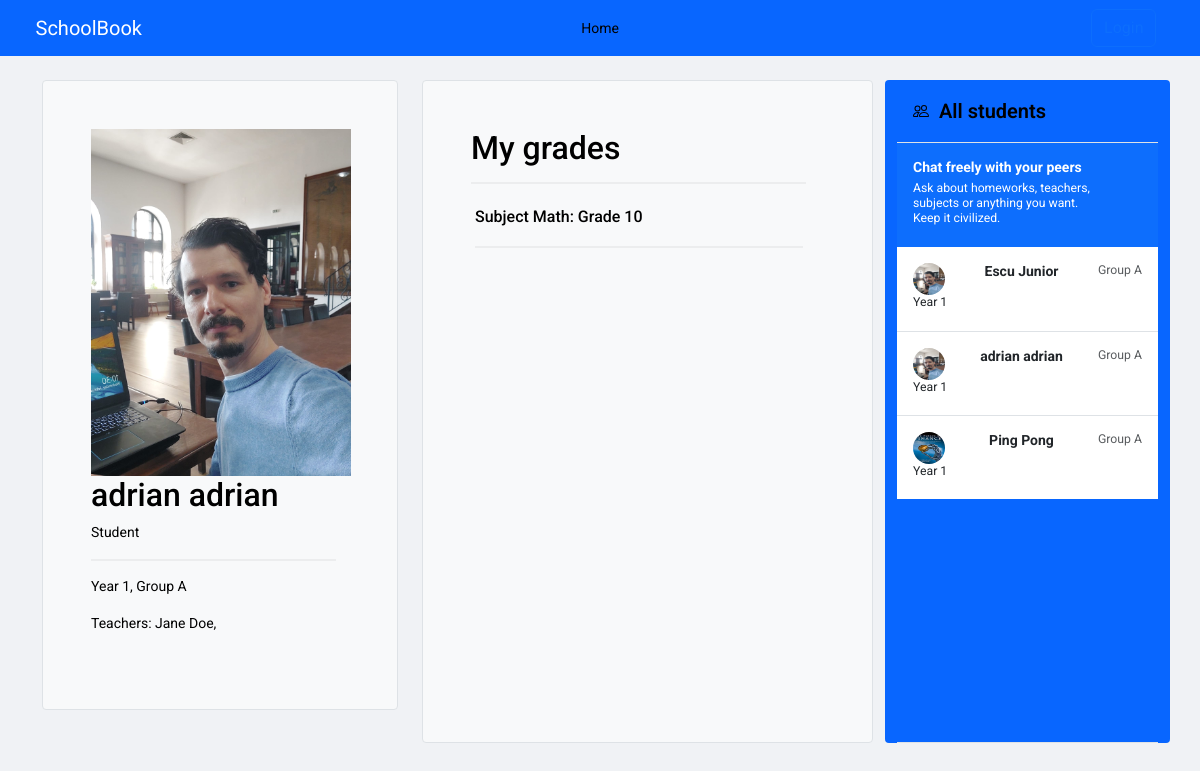
The page /student/adrian_adrian/grades/ on the database its author committed.
### core/models.py (models this page shows, shortened)
class Student(models.Model):
    user = models.OneToOneField(User, on_delete=models.CASCADE, null=True)
    first_name = models.CharField(max_length=150, null=True)
    last_name = models.CharField(max_length=150, null=True)
    group = models.ForeignKey(Group, on_delete=models.SET_NULL, null=True, blank=True)
    phone = models.CharField(max_length=150,null=True)
    parents = models.ManyToManyField(Parent, related_name='children')
    teachers = models.ManyToManyField(Teacher, related_name='pupils')
    year = models.ForeignKey(Year, on_delete=models.CASCADE, related_name='students')
    year_group = models.ForeignKey(YearGroup, on_delete=models.CASCADE, related_name='students')
    subjects = models.ManyToManyField('Subject', related_name='students')
    profile_pic = models.ImageField(upload_to='static/images',null=True, blank=True)

class Year(models.Model):
    year = models.IntegerField(default=1)
    teachers = models.ManyToManyField(Teacher)
    def __str__(self) -> str:
        return f"Year {self.year}"

class YearGroup(models.Model):
    name = models.CharField(max_length=200)
    def __str__(self) -> str:
        return f"Group {self.name}"

class Teacher(models.Model):
    name = models.CharField(max_length=150)
    subjects = models.ManyToManyField('Subject', related_name='teachers')
    phone = models.CharField(max_length=150, null=True)
    group = models.ForeignKey(Group, on_delete=models.SET_NULL, null=True, blank=True)
    user = models.OneToOneField(User, on_delete=models.CASCADE, null=True)
    profile_pic = models.ImageField(upload_to='static/images' ,null=True, blank=True)

class StudentGrade(models.Model):
    student = models.ForeignKey(Student, on_delete=models.CASCADE)
    subject = models.ForeignKey(Subject, on_delete=models.CASCADE)
    grade = models.ForeignKey(Grade, on_delete=models.CASCADE)

class Subject(models.Model):
    name = models.CharField(max_length=200)
    def __str__(self) -> str:
        return f"Subject {self.name}"

class Grade(models.Model):
    grade = models.IntegerField()
    def __str__(self) -> str:
        return f"Grade {self.grade}"

### core/views.py (the view)
# urls.py: path('student/<str:username>/grades/', views.student_profile_grades, name='student_profile_grades'),
def student_profile_grades(request, username):
    student = get_object_or_404(Student,  user__username=username)
    all_students = Student.objects.all()
    year = student.year
    year_group = student.year_group
    grades = student.studentgrade_set.all()
    teachers = student.teachers.all()
    return render(request, 'student_grades.html', {'student': student, 'all_students': all_students, \
                                            'year': year, 'year_group': year_group, 'grades': grades, \
                                            'teachers': teachers})

### core/templatetags/group_check.py (called while the page is built)
@register.filter(name="in_group")
def in_group(user, group_name):
    return user.groups.filter(name=group_name).exists()

### core/templates/student_grades.html (shortened to what this page needs)
{% extends 'base.html' %}
{% load static %}
{% block content %}
<main>
  <div class="container py-4">
    <div class="row  ">
      <div class="col-md-4" style="height: 630px;  position: sticky; top: 50px;" >
        <div class="h-100 p-5 text-bg-light rounded-1 border">
          <img style='width:260px; height:auto;' src="{{ student.profile_pic.url }}" class="card-img-top" alt="{{ student.first_name }} {{ student.last_name }}">
          <h2>{{ student.first_name }} {{ student.last_name }}</h2>
          <p>Student</p>
          <hr class="styled-hr">
          <p>{{ year }}, {{ year_group }}</p>
          {% for teacher in student.teachers.all %}
            <p>Teachers: {{teacher.name}}, </p>
          {% endfor %}
        </div>
      </div>
      <div class="col-md-5">
        <div class="h-100 p-5  text-bg-light border rounded-1" >
          <h2>My grades</h2>
                  <hr class="styled-hr">
                  <div class="p-1 gap-3 py-1 w-100 ">
                    <div class="list-group">
                        {% for grade in grades %}
                        <div class="d-flex py-1 w-100 justify-content-between ">
                            <div>
                                <h6 class="mb-0">{{ grade.subject }}: {{ grade.grade }}</h6>
                            </div>
                        </div>
                        <hr class="styled-hr">
                        {% endfor %}
                    </div>
                </div>
        </div>
      </div>
    <div class="col-md-3 d-flex flex-column align-items-stretch flex-shrink-0 bg-body-tertiary rounded-1">
      <a href=# class="d-flex align-items-center flex-shrink-0 p-3 link-body-emphasis text-decoration-none border-bottom">
        <span class="fs-5 fw-semibold"> &nbsp; All students</span>
      </a>
      <div class="list-group list-group-flush border-bottom scrollarea">
        <a href="#" class="list-group-item list-group-item-action active py-3 lh-sm" aria-current="true">
          <div class="d-flex w-100 align-items-center justify-content-between">
            <strong class="mb-1">Chat freely with your peers</strong>
          </div>
          <div class="col-10 mb-1 small">Ask about homeworks, teachers, subjects or anything you want. Keep it civilized.</div>
        </a>
        {% for student in all_students %}
          <a href="{% url 'student_student_profile' username=student.user.username %}" class="list-group-item list-group-item-action py-3 lh-sm">
            <div class="d-flex w-100 justify-content-between">
              <img src="{{ student.profile_pic.url }}"  width="32" height="32" class="rounded-circle flex-shrink-0">
              <strong class="mb-1">{{ student.first_name }} {{ student.last_name }}</strong>
              <small class="text-body-secondary">{{ student.year_group }}</small>
            </div>
            <div class="col-10 mb-1 small">{{ student.year }}</div>
          </a>
        {% endfor %}
      </div>
    </div>
</div>
</main>
{% endblock %}

### school_manager/static/css/sign-in.css (style rules this page uses)
html, body { height: 100%; }

### school_manager/static/css/custom.css (style rules this page uses)
.styled-hr { border: 1px solid #ccc; margin: 15px 0; width: 95% !important; background-color: #eee; text-align: right; }
body { font-size: 14px; line-height: 1.5; }
body { background-color: #f0f2f5; font-family: 'Roboto', Arial, sans-serif; }
.bg-body-tertiary { background-color: #0866ff !important; }
hr { border-top-color: #dadde1; }
.bi { vertical-align: -.125em; fill: currentColor; }

### school_manager/static/css/sidebars.css (style rules this page uses)
.scrollarea { overflow-y: auto !important; height: 600px; }

### rows shown on the page
Student: profile_pic (picture), first_name "adrian", last_name "adrian", year_group "Group A", year "Year 1"
Year: year "Year 1"
YearGroup: name "Group A"
Teacher: name "Jane Doe"
StudentGrade: subject "Subject Math", grade "Grade 10"
Student: profile_pic (picture), first_name "Escu", last_name "Junior", year_group "Group A", year "Year 1"
Student: profile_pic (picture), first_name "Ping", last_name "Pong", year_group "Group A", year "Year 1"
